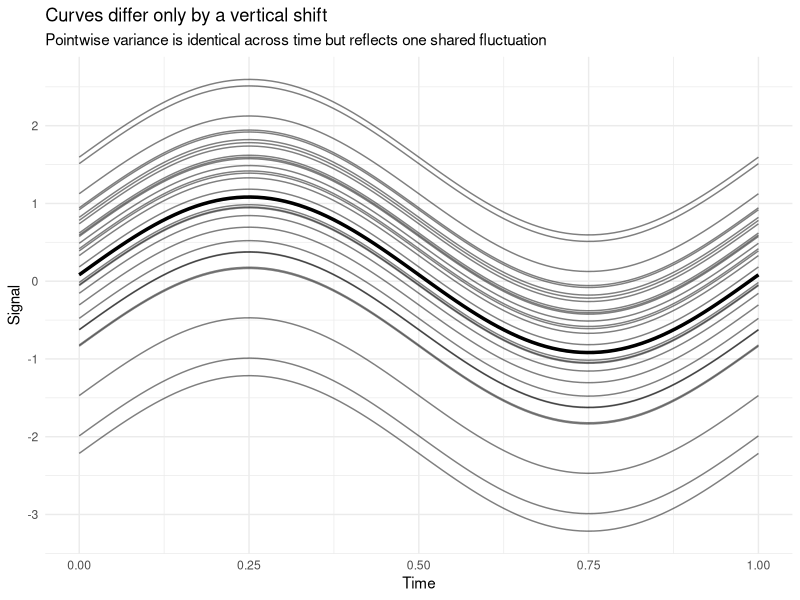

This chart was generated by the following R code:
## ---- chunk 1
library(tidyverse)

set.seed(1)

t <- seq(0, 1, length.out = 100)
n <- 30

offsets <- rnorm(n, sd = 1)

df <- purrr::map_dfr(seq_len(n), function(i) {
  tibble(
    t = t,
    y = sin(2 * pi * t) + offsets[i],
    id = i
  )
})

df %>%
  ggplot(aes(t, y, group = id)) +
  geom_line(alpha = 0.5) +
  stat_summary(
    aes(group = 1),
    fun = mean,
    geom = "line",
    linewidth = 1.2
  ) +
  theme_minimal() +
  labs(
    title = "Curves differ only by a vertical shift",
    subtitle = "Pointwise variance is identical across time but reflects one shared fluctuation",
    x = "Time",
    y = "Signal"
  )

